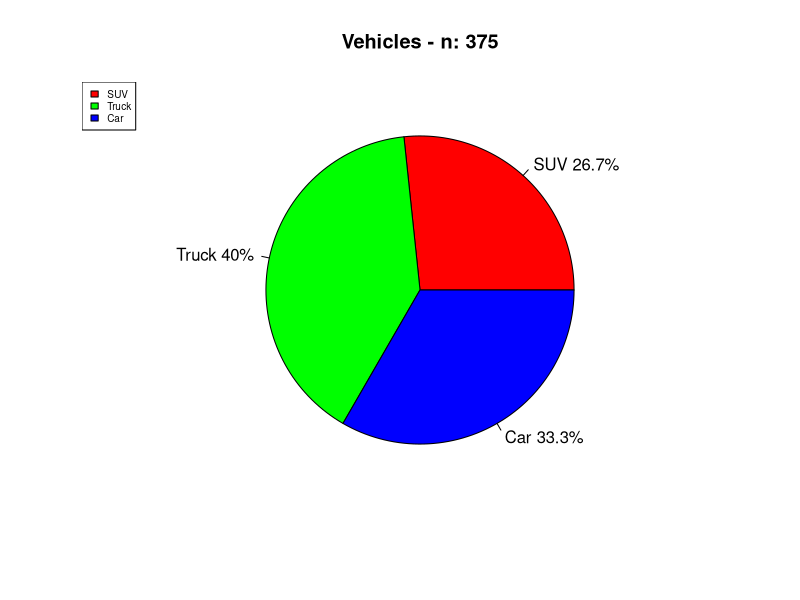
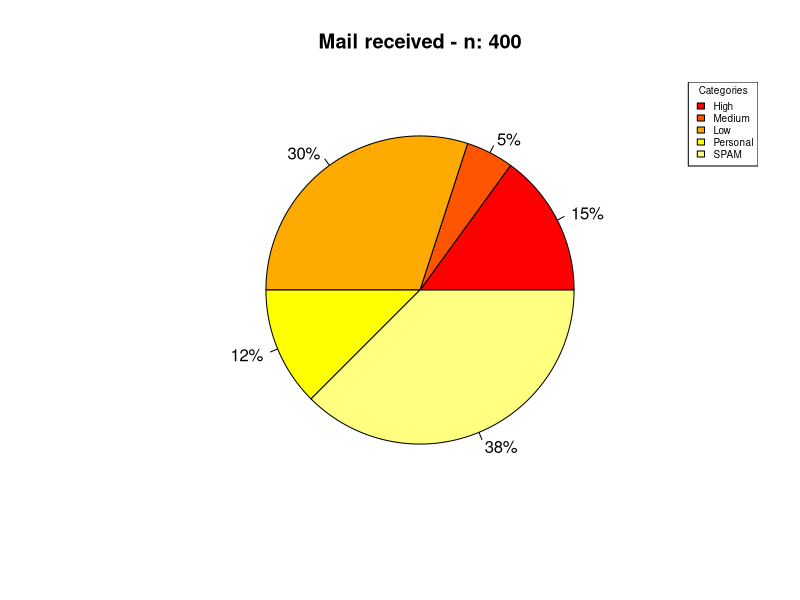
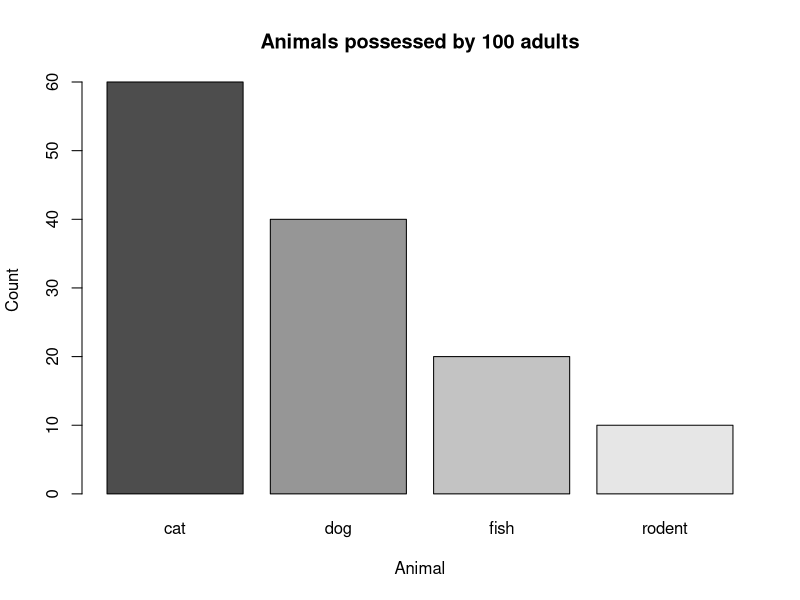
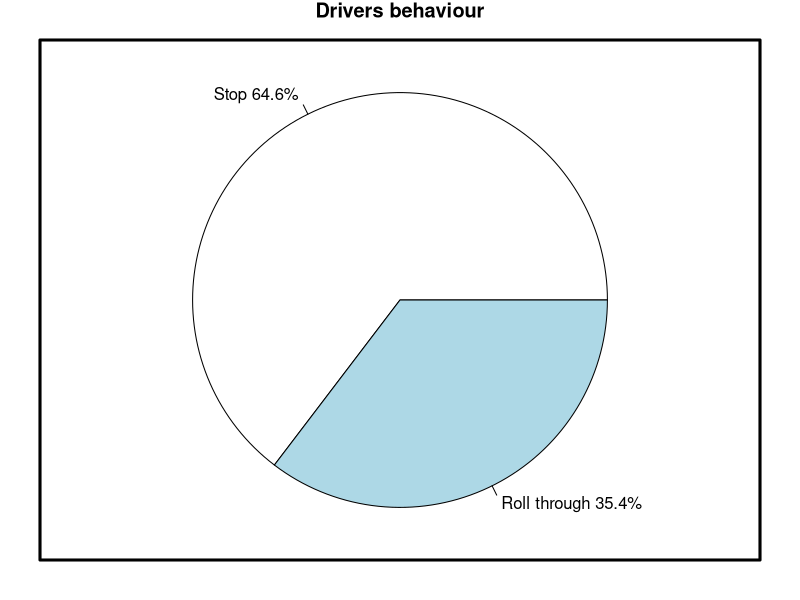
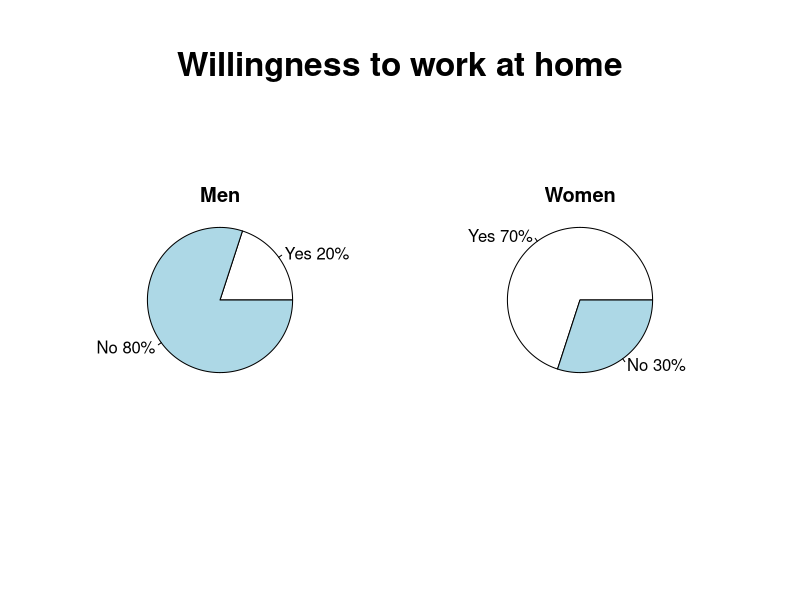
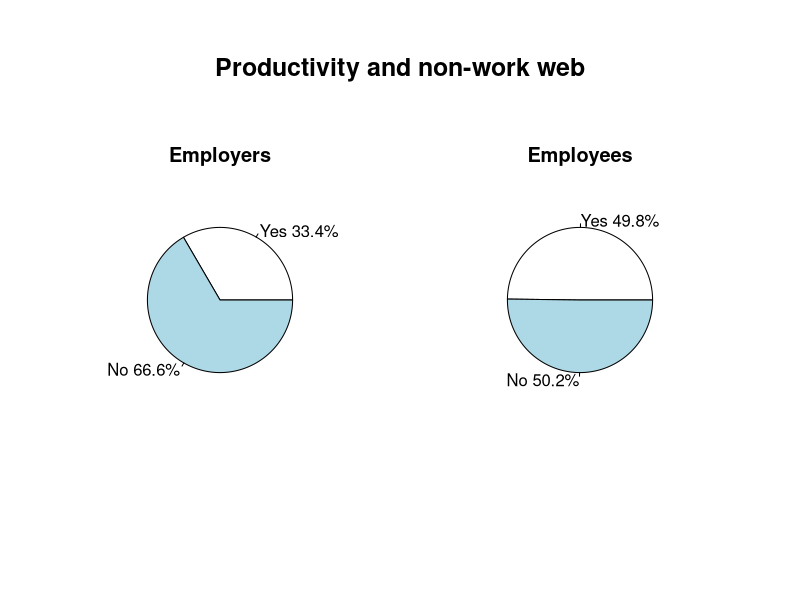
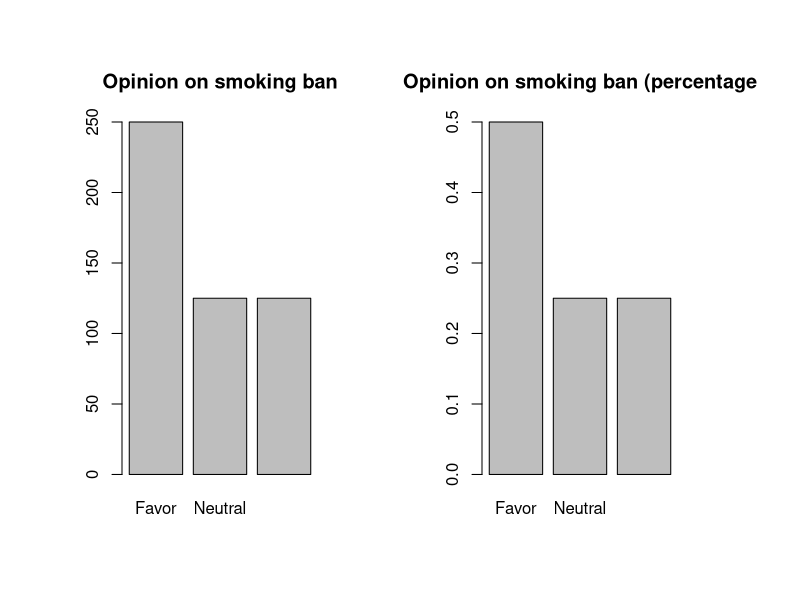
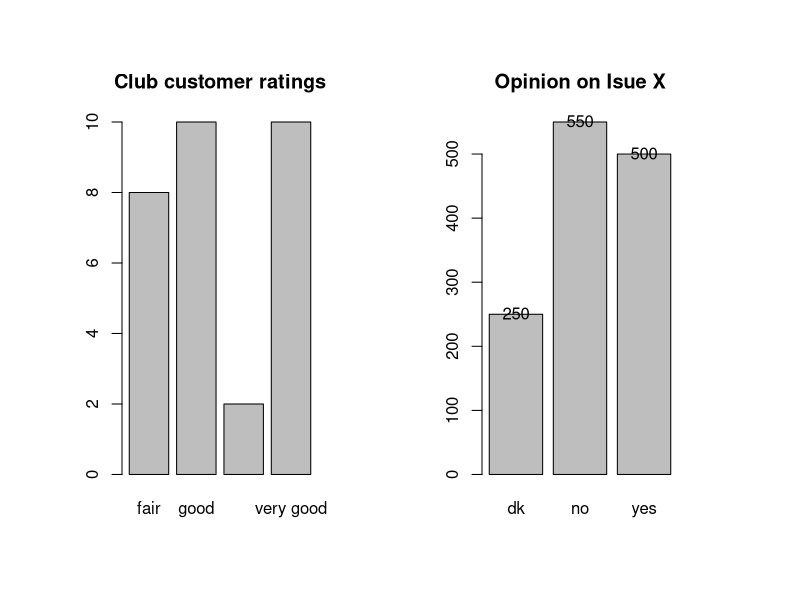

Generate these figures, in order, with R:
## ---- chunk 1
e1 <- data.frame(category = integer(375)) 
e1$category <- rep(c("SUV","Truck","Car"), c(150,125,100))

# Frequency tables
xtabs(e1) 
## ---- chunk 2
round(prop.table(table(e1$category)), digits = 2)
## ---- chunk 3
pie(table(e1), labels = paste(c("SUV ","Truck ","Car "), round(prop.table(table(e1$category))*100, digits = 1), "%", sep = "") , main = "Vehicles - n: 375", col = rainbow(3))
legend("topleft", c("SUV","Truck","Car"), cex = 0.6, fill = rainbow(3))
## ---- chunk 4
e3 <- data.frame(400)
e3 <- rep( c("high", "medium", "low", "personal", "SPAM"), c(60, 120, 20, 50, 150))

# Frequency table
table(e3)
## ---- chunk 5
paste(prop.table(table(e3))*100, "%", sep = "")
## ---- chunk 6
# Does not work with Knitr.
# par(mar=c(5.1, 4.1, 4.1, 8.1), xpd=TRUE)

pie(table(e3), labels = paste(round(prop.table(table(e3))*100), "%", sep = ""), col = heat.colors(5), main = "Mail received - n: 400")

# With Knitr the legend is not visible, while there is no problem with the normal plot output.

#usr <- par("usr")*1.2; rect(usr[1], usr[3], usr[2], usr[4], lwd=2, col=NA)
legend("topright", legend = c("High", "Medium", "Low", "Personal", "SPAM"), fill = heat.colors(5), title = "Categories", cex = 0.6)

## ---- chunk 7
e8 <- data.frame(100)
e8 <- rep(c("dog", "cat", "fish", "rodent"), c(40, 60, 20, 10))
table(e8)
barplot(table(e8), main = "Animals possessed by 100 adults", xlab = "Animal", ylab = "Count", col = gray.colors(4))

## ---- chunk 8
e5 <- data.frame(rep(c("Complete stop", "Rolled through", "Ran the stop sign"), c(64.2, 35.2, 0.6)))
par("mar")
par(mar=c(1,1,1,1))
pie(table(e5), main = "Drivers behaviour", labels = paste(c("Stop ", "Roll through ", "Ran the stop "), round(prop.table(table(e5))*100, 1), "%", sep = ""))
par(oma=c(2,2,2,2), mar=c(4.1, 4.1, 4.1, 4.1), xpd=TRUE) ; box("inner", col="black", lwd=3)
## ---- chunk 9
e6 <- data.frame(gender = rep( c("man", "woman"), each=10))
e6$answer <- ifelse(e6$gender == "man", rep( c("yes", "no"), c(8, 2)), rep( c("yes", "no"), c(3, 7)))
## ---- chunk 10
par(mfrow = c(1, 2))

suppressWarnings(pie(table(e6$answer[e6$gender == "man"]), main = "Men", line = -4, labels = paste(c("Yes ", "No "), round(prop.table(table(e6$answer[e6$gender == "man"]))*100, 1), "%", sep = "")))

suppressWarnings(pie(table(e6$answer[e6$gender == "woman"]), main = "Women", line = -4, labels = paste(c("Yes ", "No "), round(prop.table(table(e6$answer[e6$gender == "woman"]))*100, 1), "%", sep = "")))

suppressWarnings(mtext("Willingness to work at home", side = 3, line = -2, outer = TRUE, cex=2,font=2))
## ---- chunk 11
e8 <- data.frame(employer = rep( c("no", "yes"), c(334, 666)))
e8$employee <- rep( c("no", "yes"), c(498, 502))
## ---- chunk 12
par(mfrow = c(1, 2))

suppressWarnings(pie(table(e8$employer), main = "Employers", line = -2, labels = paste(c("Yes ", "No "), round(prop.table(table(e8$employer))*100, 1), "%", sep = "")))

suppressWarnings(pie(table(e8$employee), main = "Employees", line = -2, labels = paste(c("Yes ", "No "), round(prop.table(table(e8$employee))*100, 1), "%", sep = "")))

suppressWarnings(mtext("Productivity and non-work web", side = 3, line = -2, outer = TRUE, cex = 1.5, font = 2))
## ---- chunk 13
e8 <- data.frame(opinion = rep(c("Favor", "Oppose", "Neutral"), c(250, 125, 125)))
barplot(table(e8), main = "Opinion on smoking ban")
## ---- chunk 14
paste(prop.table(table(e8))*100, "%", sep = "")
## ---- chunk 15
barplot(prop.table(table(e8)), main = "Opinion on smoking ban (percentage")
## ---- chunk 16
e10 <- data.frame(rate = rep(c("very good", "good", "fair", "poor"), c(10, 10, 8, 2)))
barplot(table(e10), main = "Club customer ratings")
paste(round(prop.table(table(e10)), 2)*100, "%", sep = "")

## ---- chunk 17
e11 <- data.frame(opinion = rep(c("yes", "no", "dk"), c(500, 550, 250)))
a1 <- barplot(table(e11), main = "Opinion on Isue X")
text(y= table(e11) + 1, x= a1, labels=as.character(table(e11)), xpd=TRUE)
## ---- chunk 18
paste(round(prop.table(table(e11)), 2)*100, "%", sep = "")
table(e11)
## ---- chunk 19
e12 <- data.frame(answer = rep(c("yes", "no", "dk"), c(100, 90, 80)))
p12.1 <- barplot(table(e12), axes = F, ylim = c(0, 300), main = "Is buying house a priority?")
axis(2, c(0, 50, 100, 150, 200, 250, 300))
## ---- chunk 20
p12.2 <- barplot(table(e12), ylim = c(0, 100), main = "Is buying house a priority?")
## ---- chunk 21
e13 <- data.frame(gender = rep(c("male", "female"), c(330, 670)))
barplot(prop.table(table(e13))*100, ylim = c(0, 100), main = "Gender of customers")
## ---- chunk 22
e14 <- data.frame(gender = rep(c("man", "woman"), each = 10))
e14$answer <- ifelse(e14$gender == "man", rep(c("yes", "no"), c(2, 8)), rep(c("yes", "no"), c(7, 3)))

par(mfrow = c(1, 2))

barplot(table(e14$answer), main = "Would you work at home?", ylim = c(0, 12))

par(mar = c(5.1, 4.1, 4.1, 2))
par(xpd = TRUE)

barplot(table(e14$answer, e14$gender), main = "by sex", col = gray.colors(length(unique(e14$answer))), ylim = c(0, 12))

legend(1, 12, c("yes", "no"), cex = 0.4, fill = gray.colors(length(unique(e14$answer))))

mtext("Productivity and non-work-related web", side = 3, line = -1.5, outer = TRUE, cex = 1.5, font = 2)
